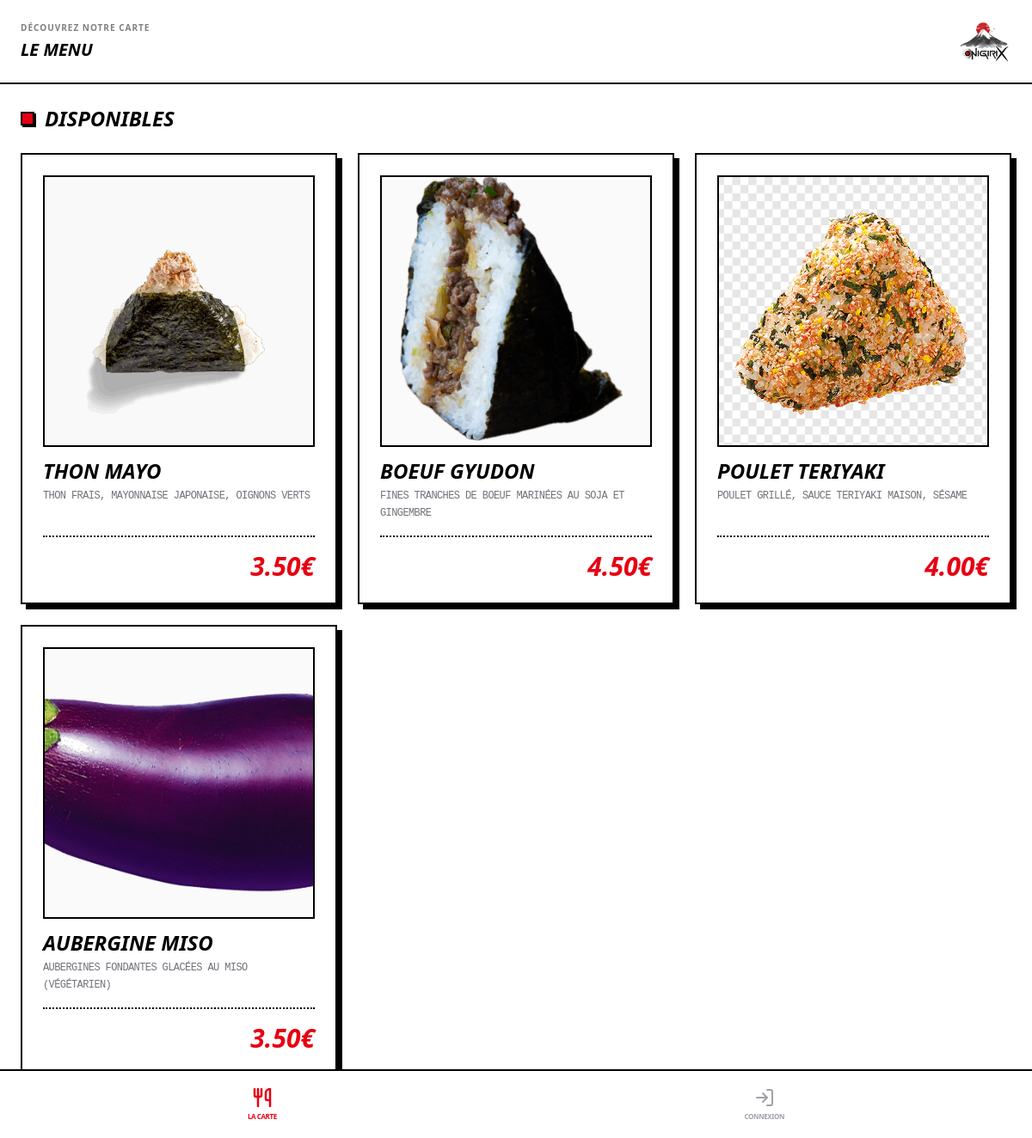
The page /index.php?page=menu&error=access_denied on the database its author committed.
### tables this page shows
CREATE TABLE `recipes` (
  `id` int(11) NOT NULL,
  `name` varchar(50) NOT NULL,
  `fileName` varchar(12) DEFAULT NULL,
  `description` text NOT NULL,
  `price` decimal(10,2) NOT NULL,
  `stock` int(11) NOT NULL,
  `available` tinyint(1) NOT NULL
);

### index.php (called while the page is built, shortened)
<?php
require_once 'utils/flash.php';
require_once 'pages/pagesManager.php';
require_once 'pages/pagesRenderer.php';
$access = $_SESSION['role'] ?? "user";
$isLogged = $_SESSION['loggedIn'] ?? 0;
if (!isset($_GET["page"])) {
    if (!$isLogged) {
        $askedPage = "login";
    } else {
        $askedPage = ($access === 'admin') ? "eventManager" : "dashboardUser";
    }
} else {
    $askedPage = $_GET["page"];
}
$askedPage = PagesManager::checkPageExists($askedPage) ? $askedPage : "errorPage";
$pageTitle = PagesManager::getPageTitle($askedPage);
PagesRenderer::generateHTMLHeader($pageTitle);
PagesRenderer::generateMenu($askedPage, $access, $isLogged);
require("pages/page_" . $askedPage . ".php");
PagesRenderer::generateHTMLFooter($access);
?>

### utils/flash.php (called while the page is built, shortened)
<?php
class Flash
{
    public static function get()
    {
        $flash = $_SESSION['flash'] ?? null;
        return $flash;
    }
}
?>

### pages/pagesManager.php (called while the page is built, shortened)
<?php
class PagesManager
{
    private static $pagesList = [
        ["name" => "dashboardUser", "title" => "Suivi - Onigirix", "access" => "user", "auth" => self::AUTH_LOGGED, "visibility" => true],
        ["name" => "menu", "title" => "La carte", "access" => "user", "auth" => self::AUTH_ANY, "visibility" => true],
        ["name" => "commandeUser", "title" => "Commander", "access" => "user", "auth" => self::AUTH_LOGGED, "visibility" => true],
        ["name" => "historyUser", "title" => "Historique", "access" => "user", "auth" => self::AUTH_LOGGED, "visibility" => true],
        ["name" => "eventManager", "title" => "Gestion des Services", "access" => "admin", "auth" => self::AUTH_LOGGED, "visibility" => true],
        ["name" => "dashboardAdmin", "title" => "Tableau de bord", "access" => "admin", "auth" => self::AUTH_LOGGED, "visibility" => true],
        ["name" => "login", "title" => "Se connecter", "access" => "user", "auth" => self::AUTH_GUEST, "visibility" => true],
        ["name" => "userProfile", "title" => "Mon Profil", "access" => "user", "auth" => self::AUTH_LOGGED, "visibility" => true],
        ["name" => "logout", "title" => "Déconnexion", "access" => "user", "auth" => self::AUTH_LOGGED, "visibility" => true],
        ["name" => "errorPage", "title" => "Erreur", "access" => "user", "auth" => self::AUTH_ANY, "visibility" => false],
        ["name" => "errorAccess", "title" => "Accès Refusé", "access" => "user", "auth" => self::AUTH_ANY, "visibility" => false],
        ["name" => "createUser", "title" => "Créer un compte", "access" => "user", "auth" => self::AUTH_GUEST, "visibility" => false],
        ["name" => "editUser", "title" => "Modifier User", "access" => "user", "auth" => self::AUTH_LOGGED, "visibility" => false],
        ["name" => "editRecipe", "title" => "Modifier Recette", "access" => "admin", "auth" => self::AUTH_LOGGED, "visibility" => false],
    ];
    public static function getPagesList()
    {
        return self::$pagesList;
    }
    public static function checkAccess($askedPage, $userAccess, $isLogged)
    {
        foreach (self::$pagesList as $page) {
            if ($page["name"] == $askedPage) {
                $authCondition = match ($page['auth']) {
                    self::AUTH_ANY => true,
                    self::AUTH_GUEST => !$isLogged,
                    self::AUTH_LOGGED => $isLogged,
                };
                $hasRight = ($page["access"] == $userAccess || $userAccess == "admin");
                return ($hasRight && $authCondition);
            }
        }
        return false;
    }
}

### recipes/recipe.php (called while the page is built, shortened)
<?php
class Recipe
{
    public static function getAllRecipes($dbh, $status)
    {
        try {
            $query = "SELECT * FROM `recipes` WHERE `available` = ?";
            $sth = $dbh->prepare($query);
            $sth->execute(array($status));
            return $sth->fetchAll(PDO::FETCH_CLASS, 'Recipe');
        } catch (PDOException $e) {
            error_log("Erreur getAllRecipes : " . $e->getMessage());
            return null;
        }
    }
}
?>

### recipes/recipeRenderer.php (the view, shortened to what this page needs)
<?php
class RecipeRenderer
{
    public static function displayRecipe($recipe, $access)
    {
        if ($access == "admin") {
            self::renderAdminMenuRow($recipe);
        } else {
            self::renderUserMenuCard($recipe);
        }
    }
    public static function displayList($recipes, $access, $listId = null)
    {
        $containerClass = ($access === "admin")
            ? "flex flex-col gap-2"
            : "flex flex-col gap-6 sm:grid sm:grid-cols-2 lg:grid lg:grid-cols-3";
        $idAttr = $listId ? 'id="' . $listId . '"' : '';
        echo '<div ' . $idAttr . ' class="' . $containerClass . '">';
        foreach ($recipes as $recipe) {
            self::displayRecipe($recipe, $access);
        }
        echo "</div>";
    }
    private static function renderUserMenuCard($recipe)
    {
        $name = htmlspecialchars($recipe->name);
        $price = number_format($recipe->price, 2, '.', '');
        $image = !empty($recipe->fileName)
            ? "images/recipeImages/" . $recipe->fileName
            : 'images/onigiri.png';
        $desc = htmlspecialchars($recipe->description ?? '');
        echo <<<HTML
        <div class="flex flex-col bg-white border-2 border-black p-6 shadow-[6px_6px_0px_0px_rgba(0,0,0,1)] hover:-translate-y-1 hover:-translate-x-1 hover:shadow-[8px_8px_0px_0px_rgba(0,0,0,1)] transition-all">
            <div class="w-full aspect-square border-2 border-black bg-zinc-50 mb-4 flex items-center justify-center overflow-hidden">
                <img src="{$image}" alt="{$name}" class="w-full h-full object-cover">
            </div>
            <div class="mb-4">
                <h3 class="text-2xl font-black italic uppercase text-black leading-none mb-2">{$name}</h3>
                <p class="font-mono uppercase tracking-tighter text-xs text-zinc-500 leading-relaxed">{$desc}</p>
            </div>
            <div class="mt-auto text-right border-t-2 border-black border-dotted pt-4">
                <span class="text-3xl font-black italic text-[#E60012]">{$price}€</span>
            </div>
        </div>
        HTML;
    }
}
?>

### pages/pagesRenderer.php (shortened to what this page needs)
<?php
require_once __DIR__ . '/../utils/flash.php';
class PagesRenderer
{
    public static function generateHTMLHeader($pageTitle)
    {
        $flash = Flash::get();
        $message = htmlspecialchars($flash['message'] ?? '', ENT_QUOTES, 'UTF-8');
        $type = htmlspecialchars($flash['type'] ?? '', ENT_QUOTES, 'UTF-8');
        echo <<<HTML
            <!DOCTYPE html>
            <html lang="fr" class="h-full">
            <head>
                <meta charset="UTF-8">
                <title>{$pageTitle}</title>
                <script src="https://cdn.tailwindcss.com"></script>
                <link rel="stylesheet" href="css/style.css">
                <script src="https://unpkg.com/lucide@latest"></script>
                <script type="module" src="js/main.js"></script>
            </head>
            <body data-flash-message="{$message}" data-flash-type="{$type}" class="h-full bg-white text-black font-sans">
        HTML;
    }
    public static function generateMenu($askedPage, $userAccess, $isLogged)
    {
        if ($userAccess === 'admin' && $isLogged) {
            echo '<div class="flex h-full w-full">';
            self::renderSidebar($askedPage, $userAccess, $isLogged);
        } else {
            self::renderBottomNav($askedPage, $userAccess, $isLogged);
        }
    }
    public static function renderBottomNav($askedPage, $userAccess, $isLogged)
    {
        echo '<nav class="fixed bottom-0 left-0 right-0 bg-white border-t-2 border-black flex justify-around items-center h-20 px-4 z-[60]">';
        foreach (PagesManager::getPagesList() as $page) {
            $name = $page['name'];
            if ($page['visibility'] && PagesManager::checkAccess($name, $userAccess, $isLogged)) {
                $item = self::$navItems[$name];
                $url = isset($item['url']) ? $item['url'] : "?page={$name}";
                $isActive = ($name === $askedPage);
                $color = $isActive ? 'text-[#E60012]' : 'text-zinc-400';
                $strokeWidth = $isActive ? '2.5' : '2';
                echo <<<HTML
                    <a href="{$url}" class="flex flex-col items-center gap-1 {$color} hover:text-[#E60012] transition-colors">
                        <svg xmlns="http://www.w3.org/2000/svg" width="24" height="24"
                            viewBox="0 0 24 24" fill="none" stroke="currentColor"
                            stroke-width="{$strokeWidth}" stroke-linecap="round" stroke-linejoin="round"
                            class="lucide" aria-hidden="true">
                            {$item['svgPath']}
                        </svg>
                        <span class="uppercase tracking-tighter text-[8px] font-black">{$item['label']}</span>
                    </a>
                HTML;
            }
        }
        echo '</nav>';
    }
    public static function generateHTMLFooter($userAccess)
    {
        echo "</body></html>";
    }
}

### pages/page_menu.php (shortened to what this page needs)
<?php
require_once 'recipes/recipe.php';
require_once 'recipes/recipeRenderer.php';
if ($access == "admin") {
    $availableRecipes = Recipe::getAllRecipes($pdo, 1);
    $packedRecipes = Recipe::getAllRecipes($pdo, 0);
} else {
    $availableRecipes = Recipe::getAllRecipes($pdo, 1);
}
?>
<div class="w-full">
    <header class="flex items-center justify-between p-6 border-b-2 border-black bg-white">
        <div class="flex flex-col gap-1">
            <h3 class="text-[10px] text-black/50 tracking-widest font-bold">DÉCOUVREZ NOTRE CARTE</h3>
            <h1 class="text-xl font-black italic text-black uppercase">LE MENU</h1>
        </div>
        <div class="w-16 h-12 bg-white flex items-center justify-center">
            <img src="images/logo.jpg" alt="Logo" class="object-cover w-full h-full">
        </div>
    </header>
    <main class="p-6 pb-28 md:pb-6 bg-white">
        <div class="mb-12">
            <h2 class="text-2xl font-black italic uppercase mb-6 flex items-center gap-3">
                <span
                    class="w-4 h-4 bg-[#E60012] block border-2 border-black shadow-[2px_2px_0px_0px_rgba(0,0,0,1)]"></span>
                DISPONIBLES
            </h2>
            <?php RecipeRenderer::displayList($availableRecipes, $access, "list-available"); ?>
        </div>
    </main>
</div>

### rows shown on the page
recipes: fileName (picture), name "THON MAYO", description "THON FRAIS, MAYONNAISE JAPONAISE, OIGNONS VERTS", price "3.50"
recipes: fileName (picture), name "BOEUF GYUDON", description "FINES TRANCHES DE BOEUF MARINÉES AU SOJA ET GINGEMBRE", price "4.50"
recipes: fileName (picture), name "POULET TERIYAKI", description "POULET GRILLÉ, SAUCE TERIYAKI MAISON, SÉSAME", price "4.00"
recipes: fileName (picture), name "AUBERGINE MISO", description "AUBERGINES FONDANTES GLACÉES AU MISO (VÉGÉTARIEN)", price "3.50"

### other values the page prints
$item['label'] "LA CARTE"
$item['label'] "CONNEXION"
